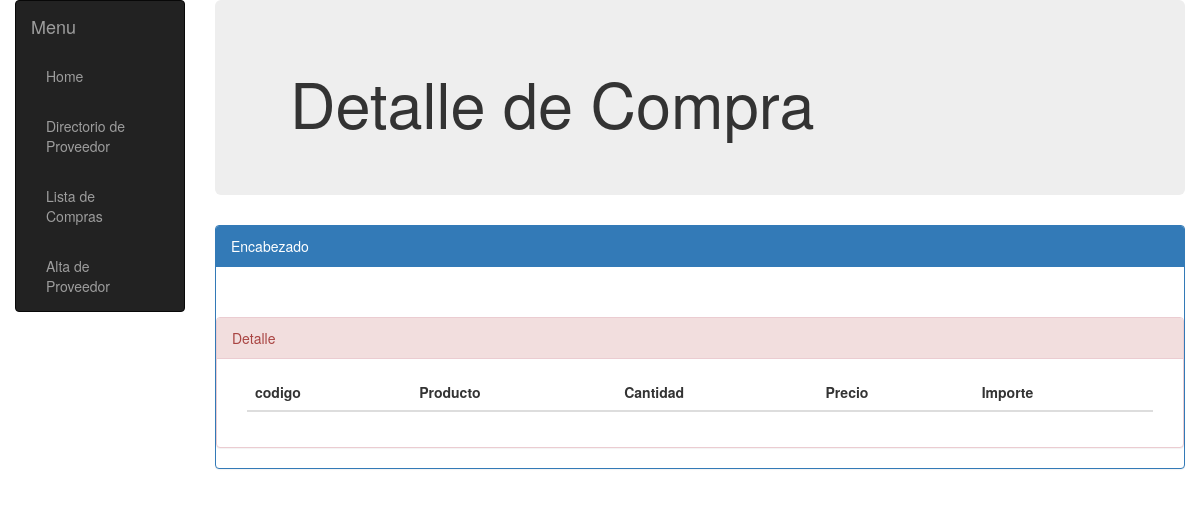
/compras/detalle/e2603228-d7c7-4f8e-8871-d7afffdbef98 (signed in), run on an earlier commit of the app's database.
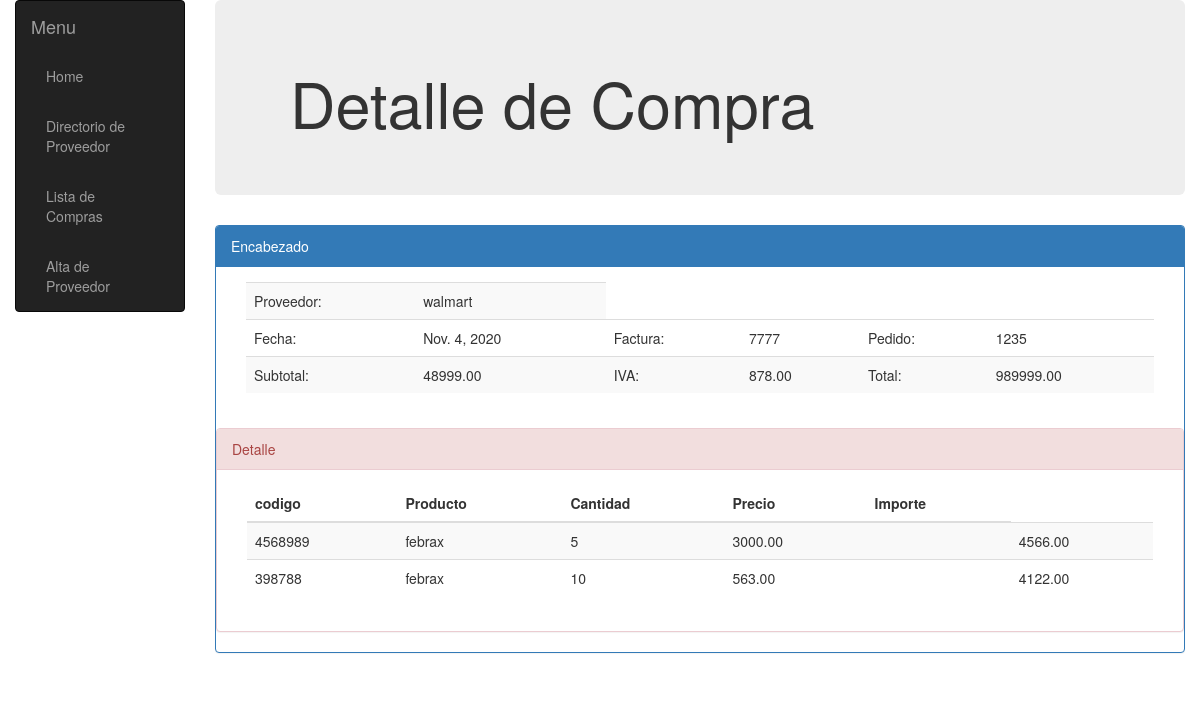
And on a later commit of the database.
### compras/models.py (models this page shows, shortened)
class ECompra(models.Model):
    id = models.UUIDField(primary_key=True, default=uuid.uuid4,
                          help_text="ID único para esta compra particular")
    proveedor=models.ForeignKey('Proveedor', on_delete=models.CASCADE, null=True)
    pedido = models.CharField(max_length=200)
    factura = models.CharField(max_length=200)
    fecha = models.DateField(null=True, blank=True)
    subtotal=models.DecimalField(max_digits=10,decimal_places=2)
    iva=models.DecimalField(max_digits=10,decimal_places=2)
    total=models.DecimalField(max_digits=10,decimal_places=2)
    observacion = models.TextField(
        max_length=1000,  help_text="Ingrese una observacion de la compra")
    user = models.ForeignKey(User, on_delete=models.SET_NULL, null=True, blank=True)

class Proveedor(models.Model):
    id = models.UUIDField(primary_key=True, default=uuid.uuid4,
                          help_text="ID único para este proveedor")
    nombre = models.CharField(max_length=200)
    direccion = models.TextField(
        max_length=1000,  help_text="Ingrese la direccion del proveedor")
    contacto = models.CharField(max_length=200)
    telefono = models.CharField(max_length=20)
    celular = models.CharField(max_length=20)
    email = models.EmailField(max_length=240)
    observacion = models.TextField(
        max_length=1000,  help_text="Ingrese una observacion del proveedor")

class DCompra(models.Model):
    compra=models.ForeignKey('ECompra', on_delete=models.CASCADE, null=True)
    inventario=models.ForeignKey('almacen.Inventario', on_delete=models.CASCADE, null=True)
    cantidad = models.IntegerField(default=0)
    precio=models.DecimalField(max_digits=10,decimal_places=2)
    importe=models.DecimalField(max_digits=10,decimal_places=2)
    observacion = models.TextField(
        max_length=1000,  help_text="Ingrese una observacion")
    user = models.ForeignKey(User, on_delete=models.SET_NULL, null=True, blank=True)

### almacen/models.py (models this page shows, shortened)
class Inventario(models.Model):
    producto=models.ForeignKey('Producto', on_delete=models.CASCADE, null=True)
    cantidad=models.IntegerField(default=0)
    codigob = models.CharField(max_length=200)

class Producto(models.Model):
    id = models.UUIDField(primary_key=True, default=uuid.uuid4, help_text="ID único para este producto")
    nombre = models.CharField(max_length=200)
    descripcion = models.TextField(max_length=1000,  help_text="Ingrese una breve descripción del producto")
    minimo = models.IntegerField(default=0)
    maximo = models.IntegerField(default=0)

### compras/views.py (the view, shortened to what this page needs)
# urls.py: url(r'^detalle/(?P<id>[-\w]+)', views.CompraDetalle, name='compra-detail'),
@login_required(login_url='/accounts/login/')
def CompraDetalle(request, id=id):
    if request.method == 'GET':
        busproveedor = request.GET.get('id')
        ecompra_det = ECompra.objects.select_related('proveedor').filter(id=id)
        dcompra_det = DCompra.objects.select_related('inventario__producto').filter(compra=id)
        return render(
            request, 'compra_detail.html',
            {'encabezado': ecompra_det, 'detalle': dcompra_det}
        )

### compras/templates/compra_detail.html (shortened to what this page needs)
{% extends "base_compra.html" %}
{% block content %}
<div class="jumbotron">
    <div class="container">
<h1>Detalle de Compra</h1>
    </div>
</div>
<div class="panel panel-primary">
    <div class="panel-heading">Encabezado</div>
        <div class="panel-body">
            <div class="container-fluid">
                 <table class="table table-striped table-sm" id="my_salida">
                    <tbody id="my_registro">
                   {% for ecompra in encabezado %}
                        <tr>
                            <td>Proveedor: </td>
                            <td>{{ecompra.proveedor.nombre}}</td>
                        </tr>
                        <tr>
                            <td>Fecha: </td>
                            <td>{{ecompra.fecha}}</td>
                            <td>Factura: </td>
                            <td>{{ecompra.factura}}</td>
                            <td>Pedido: </td>
                            <td>{{ecompra.pedido}}</td>
                        </tr>
                        <tr>
                            <td>Subtotal: </td>
                            <td>{{ecompra.subtotal}}</td>
                            <td>IVA: </td>
                            <td> {{ecompra.iva}}</td>
                            <td>Total: </td>
                            <td> {{ecompra.total}}</td>
                        </tr>
            {% endfor %}
        </tbody>
    </table>
</div>
</div>
<div class="panel panel-danger">
    <div class="panel-heading">Detalle</div>
        <div class="panel-body">
<div class="container-fluid">
    <table class="table table-striped table-sm" id="my_salida">
        <thead>
            <tr>
                <th>codigo</th>
                <th>Producto</th>
                <th>Cantidad</th>
                <th>Precio</th>
                <th>Importe</th>
            </tr>
        </thead>
        <tbody id="my_registro">
            {% for dcompra in detalle %}
            <tr>
                <td>{{dcompra.inventario.codigob}}</td>
                <td>{{dcompra.inventario.producto.nombre}}</td>
                <td>{{dcompra.cantidad}}</td>
                <td>{{dcompra.precio}}</td>
                <td>{{dcompra.total}}</td>
                <td>{{dcompra.importe}}</td>
            </tr>
            {% endfor %}
        </tbody>
    </table>
</div>
</div>
</div>
</div>
{% endblock %}

### compras/templates/base_compra.html (shortened to what this page needs)
<!DOCTYPE html>
<html lang='es'>
    <head>
        <link rel="stylesheet" href="https://maxcdn.bootstrapcdn.com/bootstrap/3.3.7/css/bootstrap.min.css">
        {% load static %}
        <link rel="stylesheet" href="{% static 'css/styles.css' %}">
    </head>
        <body>
            <div class="container-fluid">
                <div class="row">
                    <div class="col-sm-2">
                        {% block sidebar %}
                     <nav class="navbar navbar-inverse">
                        <div class="container-fluid">
                            <div class="navbar-header">
                                <a class="navbar-brand" href="#">Menu</a>
                            </div>
                            <ul class="nav navbar-nav">
                                <li role="presentation"><a href="{% url 'index' %}">Home</a></li>
                                <li role="presentation"><a href="{% url 'proveedor-list' %}">Directorio de Proveedor</a>
                                </li>
                                <li role="presentation"><a href="{% url 'compra-list' %}">Lista de Compras</a></li>
                                <li role="presentation"><a href="/../admin/">Alta de Proveedor</a></li>
                            </ul>
                        </div>
                        </nav>
                        {% endblock %}
                    </div>
                    <div class="col-sm-10 ">
                        {% block content %}{% endblock %}
                    </div>
                </div>
            </div>
        </body>
</html>

What changed in the data, as far as the page shows it:
added ECompra: proveedor.nombre "walmart", fecha "Nov. 4, 2020", factura "7777", pedido "1235", subtotal "48999.00", iva "878.00", total "989999.00"
added DCompra: inventario.codigob "4568989", inventario.producto.nombre "febrax", cantidad "5", precio "3000.00", importe "4566.00"
added DCompra: inventario.codigob "398788", inventario.producto.nombre "febrax", cantidad "10", precio "563.00", importe "4122.00"
